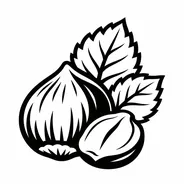
#> input picture cad/plockskiva/motiv/notmotiv.webp, 184 x 184 px, shrunk from 1254 x 1254 before the run
$ python motiv.py ../motiv/notmotiv.webp 1.0
#> lines starting #> are read from the running program, lines starting #| are printed output that depends on the picture; after the words box and inside, x2 and y2 are one past the last pixel; in counts of white or black regions, pixels touching at a corner belong together; long printed decimals are rounded
"""Hasselnötsmotivet som polygoner i mm (för nedsänkning i omrörarens blad).
motiv(bild, bredd_mm, min_linje, min_mellanrum) -> (shapely-geometri centrerad i origo, uppåt = +y, info)"""
import numpy as np
from PIL import Image
from skimage import morphology, measure
from shapely.geometry import Polygon
from shapely.ops import unary_union

def motiv(path, size_mm=22.0, min_line=0.5, min_gap=0.45, thr=128):
#> called with path = '../motiv/notmotiv.webp', size_mm = 1, min_line = 0.5, min_gap = 0.45, thr = 128
    im = np.asarray(Image.open(path).convert('L'), float)
    black = im < thr
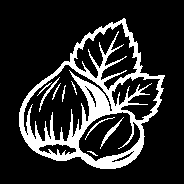
#> black: shape (184, 184) bool; 17.5% white; 9 white regions (1 under 20 px), largest, box (x1, y1, x2, y2) and area: (19, 18, 165, 169) 5572, (100, 117, 124, 149) 106, (39, 77, 60, 112) 83
    ys, xs = np.where(black); y0, y1, x0, x1 = ys.min(), ys.max(), xs.min(), xs.max()
#> after `ys, xs = np.where(black)`: ys = 5939 values from 18 to 168; xs = 5939 values, max 164 at index 1291, min 19 at index 3210, mean 92.75
#> after `y0, y1, x0, x1 = (ys.min(), ys.max(), xs.min(), xs.max())`: y0 = 18; y1 = 168; x0 = 19; x1 = 164
    black = black[y0:y1 + 1, x0:x1 + 1]
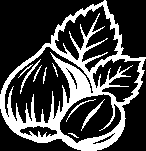
#> black: shape (151, 146) bool; 26.9% white; 9 white regions (1 under 20 px), largest, box (x1, y1, x2, y2) and area: (0, 0, 146, 151) 5572, (81, 99, 105, 131) 106, (20, 59, 41, 94) 83
    s = size_mm / max(black.shape)                      # mm per bildpunkt
#> s = 0.00662
    rl = max(1, int(round(min_line / 2 / s))); rg = max(1, int(round(min_gap / 2 / s)))
#> after `rl = max(1, int(round(min_line / 2 / s)))`: rl = 38
#> after `rg = max(1, int(round(min_gap / 2 / s)))`: rg = 34
    if min_line > 0:
        sk = morphology.skeletonize(black)
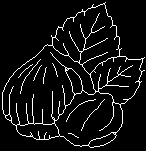
#> sk: shape (151, 146) bool; 6.9% white in thin lines or dots
        b2 = black | morphology.binary_dilation(sk, morphology.disk(rl))      # varje svart linje minst min_line bred
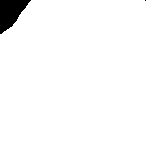
#> b2: shape (151, 146) bool; 97.2% white; 2 black regions (1 under 20 px), largest, box (x1, y1, x2, y2) and area: (0, 0, 31, 34) 613
    else: b2 = black
    white = ~b2
    if min_gap > 0: white = morphology.binary_opening(white, morphology.disk(rg))   # vita mellanrum smalare än min_gap försvinner
#> white: shape (151, 146) bool; every value is 0
    b3 = ~white
#> b3: shape (151, 146) bool; every value is 1
    b3 = morphology.remove_small_objects(b3, int(0.25 / s / s)); b3 = ~morphology.remove_small_objects(~b3, int(0.25 / s / s))
    pad = np.pad(b3, 2)
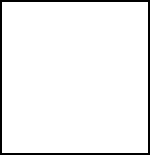
#> pad: shape (155, 150) bool; 94.8% white; 1 black region, box (x1, y1, x2, y2) and area: (0, 0, 150, 155) 1204
    geom = None
    for cnt in measure.find_contours(pad.astype(float), 0.5):
        if len(cnt) < 4: continue
        p = Polygon([((c[1] - 2) * s, -(c[0] - 2) * s) for c in cnt]).buffer(0)
        if p.is_empty: continue
        geom = p if geom is None else geom.symmetric_difference(p)
#> this loop made 1 pass
    geom = geom.simplify(0.02).buffer(0)
    cx, cy = (geom.bounds[0] + geom.bounds[2]) / 2, (geom.bounds[1] + geom.bounds[3]) / 2
#> cx = 0.48; cy = -0.497
    from shapely import affinity
    geom = affinity.translate(geom, -cx, -cy)
    # kontroll: smalaste svarta och vita partier
    dist = lambda m: np.array(__import__('scipy.ndimage', fromlist=['x']).distance_transform_edt(m))
    def minw(m):
        skel = morphology.skeletonize(m); d = dist(m)[skel]
#> after `skel = morphology.skeletonize(m)`:
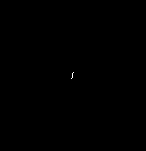
#> skel: shape (151, 146) bool; 0.03% white in thin lines or dots, all inside (x1, y1, x2, y2) = (71, 72, 74, 79)
#> after `d = dist(m)[skel]`: d = [103.2, 103.2, 104, 104.7, 105.4, 106.2, 106.2]
        return 2 * np.percentile(d, 1) * s if len(d) else 0
    info = dict(skala=s, storlek=(round(geom.bounds[2] - geom.bounds[0], 1), round(geom.bounds[3] - geom.bounds[1], 1)),
                yta=round(geom.area, 1), smalaste_linje=round(minw(b3), 2), smalaste_mellanrum=round(minw(~b3 & np.pad(np.ones((b3.shape[0]-4, b3.shape[1]-4), bool), 2)), 2))
#> info = {'skala': 0.00662, 'storlek': (1, 1), 'yta': 1, 'smalaste_linje': 1.37, 'smalaste_mellanrum': 0}
    return geom, info

if __name__ == "__main__":
    import sys
    g, info = motiv(sys.argv[1], float(sys.argv[2]) if len(sys.argv) > 2 else 22.0)
    print(info)
#| {'skala': 0.006623, 'storlek': (1.0, 1.0), 'yta': 1.0, 'smalaste_linje': 1.37, 'smalaste_mellanrum': 0}
